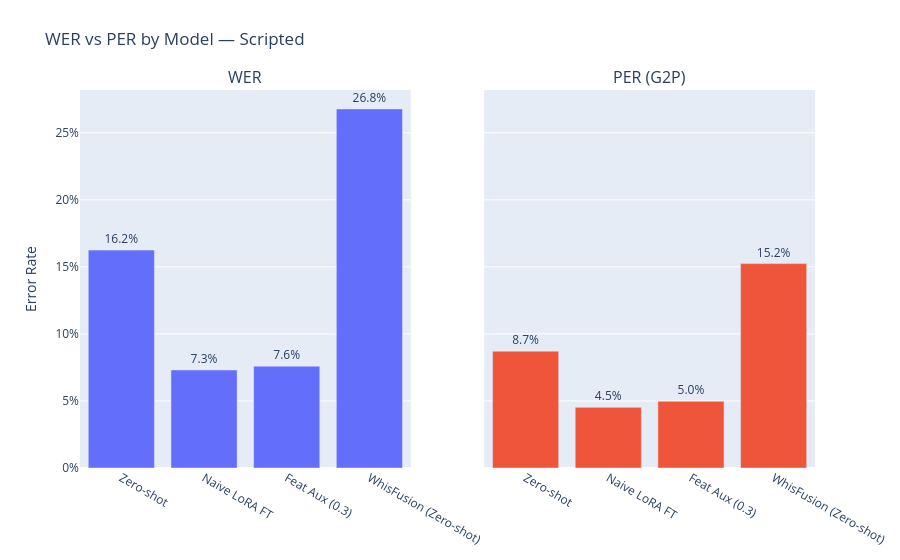
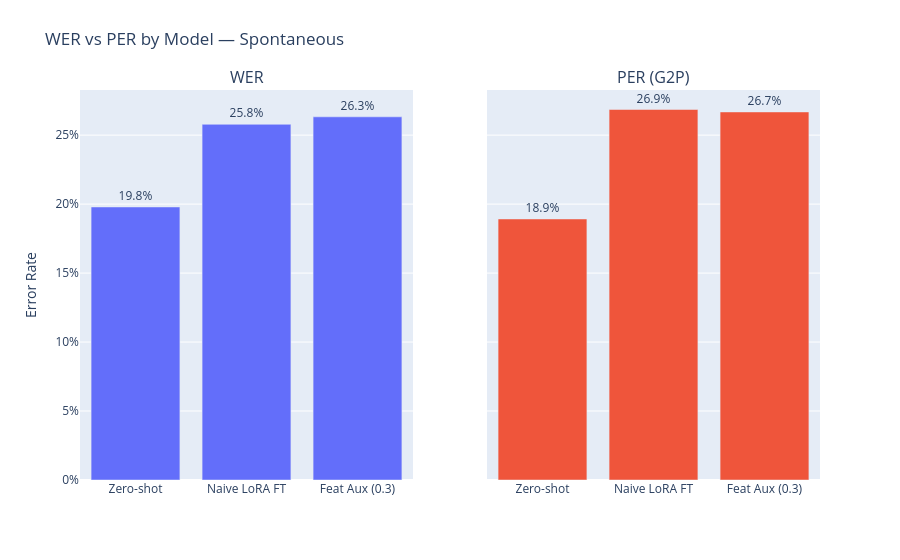

The code cell stored with these charts, in order, in its notebook:
### Code cell
from plotly.subplots import make_subplots

# ── Separate WER/PER into side-by-side subplots, one figure per split ─────────

for split in SPLITS:
    sub = overall_df[overall_df["Split"] == split].copy()
    if sub.empty:
        continue

    fig = make_subplots(
        rows=1, cols=2,
        subplot_titles=("WER", "PER (G2P)"),
        shared_yaxes=True,
    )

    # Left: WER
    wer_vals = sub["WER"]
    fig.add_trace(
        go.Bar(
            name="WER",
            x=sub["Model"].tolist(),
            y=wer_vals.tolist(),
            text=[f"{v:.1%}" if pd.notna(v) else "" for v in wer_vals],
            textposition="outside",
            showlegend=False,
        ),
        row=1, col=1
    )

    # Right: PER
    per_vals = sub["PER (G2P)"]
    if per_vals.notna().any():
        fig.add_trace(
            go.Bar(
                name="PER (G2P)",
                x=sub["Model"].tolist(),
                y=per_vals.tolist(),
                text=[f"{v:.1%}" if pd.notna(v) else "" for v in per_vals],
                textposition="outside",
                showlegend=False,
            ),
            row=1, col=2
        )

    fig.update_yaxes(title_text="Error Rate", tickformat=".0%", row=1, col=1)
    fig.update_yaxes(tickformat=".0%", row=1, col=2)
    fig.update_layout(
        title=f"WER vs PER by Model — {split.capitalize()}",
        margin=dict(t=90),
    )
    fig.show()

### Figure 1 — Plotly figure (JSON) as saved in the notebook; plotly's stock layout.template omitted (floating-point values rounded to 4 significant figures)
{"data": [{"name": "WER", "showlegend": false, "text": ["16.2%", "7.3%", "7.6%", "26.8%"], "textposition": "outside", "type": "bar", "x": ["Zero-shot", "Naive LoRA FT", "Feat Aux (0.3)", "WhisFusion (Zero-shot)"], "xaxis": "x", "y": [0.1625, 0.0731, 0.07593, 0.2678], "yaxis": "y"}, {"name": "PER (G2P)", "showlegend": false, "text": ["8.7%", "4.5%", "5.0%", "15.2%"], "textposition": "outside", "type": "bar", "x": ["Zero-shot", "Naive LoRA FT", "Feat Aux (0.3)", "WhisFusion (Zero-shot)"], "xaxis": "x2", "y": [0.08712, 0.04522, 0.04974, 0.1524], "yaxis": "y2"}], "layout": {"annotations": [{"font": {"size": 16}, "showarrow": false, "text": "WER", "x": 0.225, "xanchor": "center", "xref": "paper", "y": 1, "yanchor": "bottom", "yref": "paper"}, {"font": {"size": 16}, "showarrow": false, "text": "PER (G2P)", "x": 0.775, "xanchor": "center", "xref": "paper", "y": 1, "yanchor": "bottom", "yref": "paper"}], "margin": {"t": 90}, "title": {"text": "WER vs PER by Model — Scripted"}, "xaxis": {"anchor": "y", "domain": [0, 0.45]}, "xaxis2": {"anchor": "y2", "domain": [0.55, 1]}, "yaxis": {"anchor": "x", "domain": [0, 1], "tickformat": ".0%", "title": {"text": "Error Rate"}}, "yaxis2": {"anchor": "x2", "domain": [0, 1], "matches": "y", "showticklabels": false, "tickformat": ".0%"}}}

### Figure 2 — Plotly figure (JSON) as saved in the notebook; plotly's stock layout.template omitted (floating-point values rounded to 4 significant figures)
{"data": [{"name": "WER", "showlegend": false, "text": ["19.8%", "25.8%", "26.3%"], "textposition": "outside", "type": "bar", "x": ["Zero-shot", "Naive LoRA FT", "Feat Aux (0.3)"], "xaxis": "x", "y": [0.1979, 0.2579, 0.2633], "yaxis": "y"}, {"name": "PER (G2P)", "showlegend": false, "text": ["18.9%", "26.9%", "26.7%"], "textposition": "outside", "type": "bar", "x": ["Zero-shot", "Naive LoRA FT", "Feat Aux (0.3)"], "xaxis": "x2", "y": [0.1892, 0.2686, 0.2668], "yaxis": "y2"}], "layout": {"annotations": [{"font": {"size": 16}, "showarrow": false, "text": "WER", "x": 0.225, "xanchor": "center", "xref": "paper", "y": 1, "yanchor": "bottom", "yref": "paper"}, {"font": {"size": 16}, "showarrow": false, "text": "PER (G2P)", "x": 0.775, "xanchor": "center", "xref": "paper", "y": 1, "yanchor": "bottom", "yref": "paper"}], "margin": {"t": 90}, "title": {"text": "WER vs PER by Model — Spontaneous"}, "xaxis": {"anchor": "y", "domain": [0, 0.45]}, "xaxis2": {"anchor": "y2", "domain": [0.55, 1]}, "yaxis": {"anchor": "x", "domain": [0, 1], "tickformat": ".0%", "title": {"text": "Error Rate"}}, "yaxis2": {"anchor": "x2", "domain": [0, 1], "matches": "y", "showticklabels": false, "tickformat": ".0%"}}}
